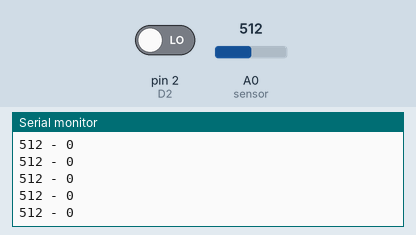
Recording of a sketch running on a simulated Arduino Uno, built with avr-gcc and run on an emulated ATmega328P. Shown: the last lines printed to the serial monitor. The inputs (shaded band) are chosen by the test bench; at power-on: A0 (sensor) = 512, pin 2 (D2) LOW.

Above: at 1.2 s.
1.3 s: A0 (sensor) set to 716
At 1.31 s:
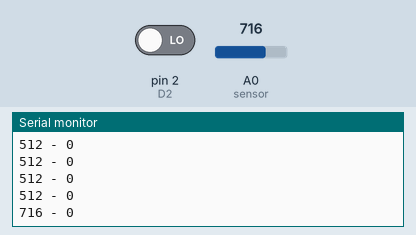
2.8 s: pin 2 (D2) driven HIGH
At 2.82 s:
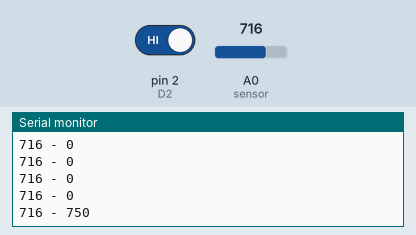
4.3 s: A0 (sensor) set to 900
At 4.32 s:
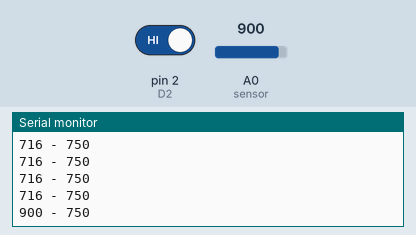
5.8 s: pin 2 (D2) driven LOW
At 5.83 s:
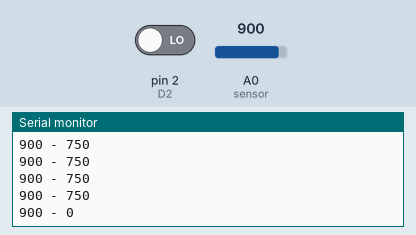
Timing chart, 0 to 8.3 s (numbered marks = the images above; inputs shaded):
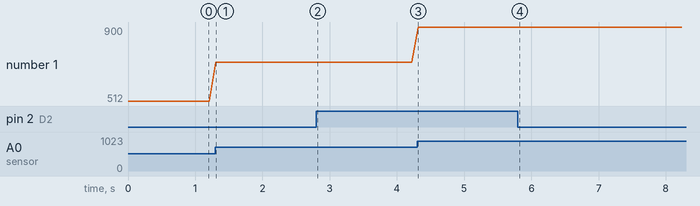

The sketch:

M9_2.ino
```cpp
#define D2 2

void setup() {
    pinMode(D2, INPUT);
    pinMode(A0, INPUT);
    Serial.begin(9600);
}

void loop() {
    int ana = analogRead(A0); //get the value of sensor in analog mode
    Serial.print(ana); //print the value analoge
    Serial.print(" - "); //print seperator between 2 values
    int dig = 750*digitalRead(D2); //get the value of sensor in digital mode
    //and multiply it by 700 to egt it on the same range as the analog
    Serial.println(dig); //print the value of sensor in digital mode
    delay(100);
}
```

Measured:
- after the input at 1.3 s, the serial monitor: prints a new line at once (image 1)
- after the input at 2.8 s, the serial monitor: prints a new line at once (image 2)
- after the input at 4.3 s, the serial monitor: prints a new line at once (image 3)
- after the input at 5.8 s, the serial monitor: prints a new line at once (image 4)
- plotted number 1: 512 → 716 after the input at 1.3 s, 716 → 900 after the input at 4.3 s
